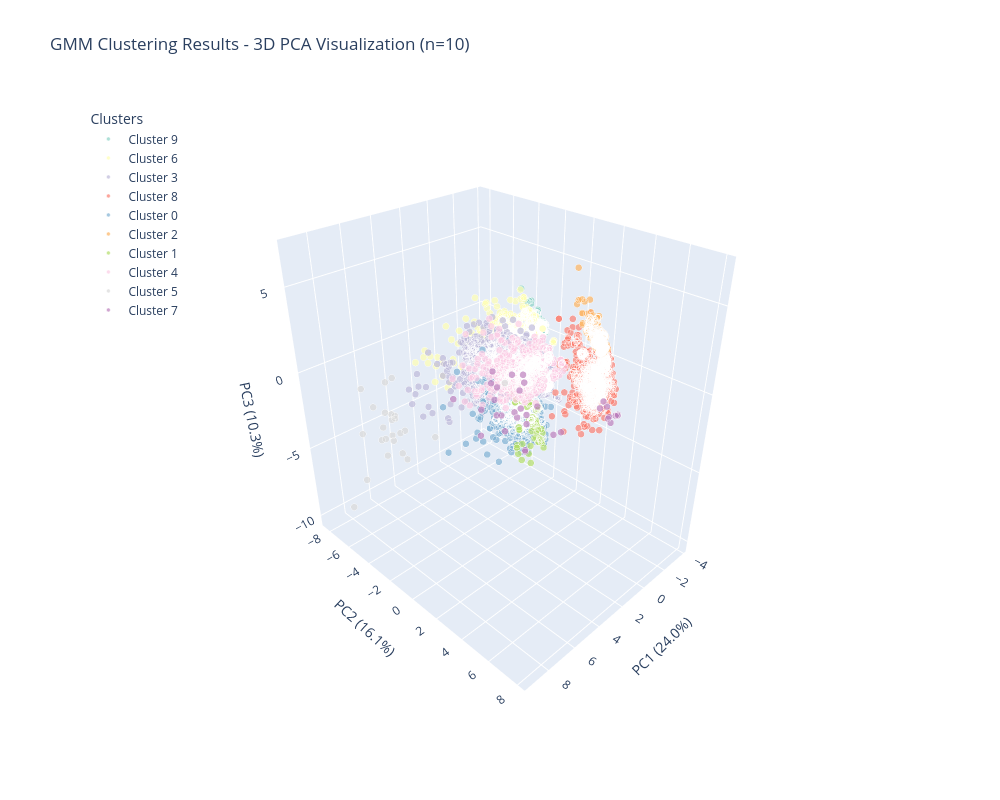

Write notebook code for a chart like this one.
### Code cell
# Create interactive 3D scatter plot with Plotly
print(' Creating interactive 3D visualization...')

# Prepare data for plotting
plot_df = df[['PCA1', 'PCA2', 'PCA3', 'GMM_Cluster', 'Max_Probability', 
              'relative_energy', 'material_id']].copy()
plot_df['Cluster'] = 'Cluster ' + plot_df['GMM_Cluster'].astype(str)

# Create 3D scatter plot
fig = px.scatter_3d(
    plot_df,
    x='PCA1',
    y='PCA2',
    z='PCA3',
    color='Cluster',
    hover_data={
        'PCA1': ':.3f',
        'PCA2': ':.3f',
        'PCA3': ':.3f',
        'Max_Probability': ':.3f',
        'relative_energy': ':.4f',
        'material_id': True,
        'Cluster': True
    },
    title=f'GMM Clustering Results - 3D PCA Visualization (n={optimal_n})',
    labels={
        'PCA1': f'PC1 ({explained_var[0]*100:.1f}%)',
        'PCA2': f'PC2 ({explained_var[1]*100:.1f}%)',
        'PCA3': f'PC3 ({explained_var[2]*100:.1f}%)'
    },
    color_discrete_sequence=px.colors.qualitative.Set3
)

# Update layout
fig.update_layout(
    width=1000,
    height=800,
    font=dict(size=12),
    scene=dict(
        xaxis_title=f'PC1 ({explained_var[0]*100:.1f}%)',
        yaxis_title=f'PC2 ({explained_var[1]*100:.1f}%)',
        zaxis_title=f'PC3 ({explained_var[2]*100:.1f}%)',
        camera=dict(
            eye=dict(x=1.5, y=1.5, z=1.3)
        )
    ),
    legend=dict(
        title='Clusters',
        yanchor='top',
        y=0.99,
        xanchor='left',
        x=0.01
    )
)

# Update markers
fig.update_traces(
    marker=dict(
        size=4,
        opacity=0.7,
        line=dict(width=0.5, color='white')
    )
)

fig.show()

print('\n Interactive 3D visualization created!')
print('    Tip: Rotate, zoom, and hover over points to explore the clusters')

### Figure 1 — Plotly figure (JSON) as saved in the notebook; plotly's stock layout.template omitted (floating-point values rounded to 4 significant figures; data arrays with more than 128 entries replaced by an {"elided": "..."} marker saying what was removed)
{"data": [{"customdata": {"elided": "1570x4 mixed values"}, "hovertemplate": "Cluster=%{customdata[3]}<br>PC1 (24.0%)=%{x:.3f}<br>PC2 (16.1%)=%{y:.3f}<br>PC3 (10.3%)=%{z:.3f}<br>Max_Probability=%{customdata[0]:.3f}<br>relative_energy=%{customdata[1]:.4f}<br>material_id=%{customdata[2]}<extra></extra>", "legendgroup": "Cluster 9", "marker": {"color": "rgb(141,211,199)", "line": {"color": "white", "width": 0.5}, "opacity": 0.7, "size": 4, "symbol": "circle"}, "mode": "markers", "name": "Cluster 9", "scene": "scene", "showlegend": true, "type": "scatter3d", "x": {"elided": "1570 float values"}, "y": {"elided": "1570 float values"}, "z": {"elided": "1570 float values"}}, {"customdata": {"elided": "1096x4 mixed values"}, "hovertemplate": "Cluster=%{customdata[3]}<br>PC1 (24.0%)=%{x:.3f}<br>PC2 (16.1%)=%{y:.3f}<br>PC3 (10.3%)=%{z:.3f}<br>Max_Probability=%{customdata[0]:.3f}<br>relative_energy=%{customdata[1]:.4f}<br>material_id=%{customdata[2]}<extra></extra>", "legendgroup": "Cluster 6", "marker": {"color": "rgb(255,255,179)", "line": {"color": "white", "width": 0.5}, "opacity": 0.7, "size": 4, "symbol": "circle"}, "mode": "markers", "name": "Cluster 6", "scene": "scene", "showlegend": true, "type": "scatter3d", "x": {"elided": "1096 float values"}, "y": {"elided": "1096 float values"}, "z": {"elided": "1096 float values"}}, {"customdata": {"elided": "3226x4 mixed values"}, "hovertemplate": "Cluster=%{customdata[3]}<br>PC1 (24.0%)=%{x:.3f}<br>PC2 (16.1%)=%{y:.3f}<br>PC3 (10.3%)=%{z:.3f}<br>Max_Probability=%{customdata[0]:.3f}<br>relative_energy=%{customdata[1]:.4f}<br>material_id=%{customdata[2]}<extra></extra>", "legendgroup": "Cluster 3", "marker": {"color": "rgb(190,186,218)", "line": {"color": "white", "width": 0.5}, "opacity": 0.7, "size": 4, "symbol": "circle"}, "mode": "markers", "name": "Cluster 3", "scene": "scene", "showlegend": true, "type": "scatter3d", "x": {"elided": "3226 float values"}, "y": {"elided": "3226 float values"}, "z": {"elided": "3226 float values"}}, {"customdata": {"elided": "1383x4 mixed values"}, "hovertemplate": "Cluster=%{customdata[3]}<br>PC1 (24.0%)=%{x:.3f}<br>PC2 (16.1%)=%{y:.3f}<br>PC3 (10.3%)=%{z:.3f}<br>Max_Probability=%{customdata[0]:.3f}<br>relative_energy=%{customdata[1]:.4f}<br>material_id=%{customdata[2]}<extra></extra>", "legendgroup": "Cluster 8", "marker": {"color": "rgb(251,128,114)", "line": {"color": "white", "width": 0.5}, "opacity": 0.7, "size": 4, "symbol": "circle"}, "mode": "markers", "name": "Cluster 8", "scene": "scene", "showlegend": true, "type": "scatter3d", "x": {"elided": "1383 float values"}, "y": {"elided": "1383 float values"}, "z": {"elided": "1383 float values"}}, {"customdata": {"elided": "955x4 mixed values"}, "hovertemplate": "Cluster=%{customdata[3]}<br>PC1 (24.0%)=%{x:.3f}<br>PC2 (16.1%)=%{y:.3f}<br>PC3 (10.3%)=%{z:.3f}<br>Max_Probability=%{customdata[0]:.3f}<br>relative_energy=%{customdata[1]:.4f}<br>material_id=%{customdata[2]}<extra></extra>", "legendgroup": "Cluster 0", "marker": {"color": "rgb(128,177,211)", "line": {"color": "white", "width": 0.5}, "opacity": 0.7, "size": 4, "symbol": "circle"}, "mode": "markers", "name": "Cluster 0", "scene": "scene", "showlegend": true, "type": "scatter3d", "x": {"elided": "955 float values"}, "y": {"elided": "955 float values"}, "z": {"elided": "955 float values"}}, {"customdata": {"elided": "847x4 mixed values"}, "hovertemplate": "Cluster=%{customdata[3]}<br>PC1 (24.0%)=%{x:.3f}<br>PC2 (16.1%)=%{y:.3f}<br>PC3 (10.3%)=%{z:.3f}<br>Max_Probability=%{customdata[0]:.3f}<br>relative_energy=%{customdata[1]:.4f}<br>material_id=%{customdata[2]}<extra></extra>", "legendgroup": "Cluster 2", "marker": {"color": "rgb(253,180,98)", "line": {"color": "white", "width": 0.5}, "opacity": 0.7, "size": 4, "symbol": "circle"}, "mode": "markers", "name": "Cluster 2", "scene": "scene", "showlegend": true, "type": "scatter3d", "x": {"elided": "847 float values"}, "y": {"elided": "847 float values"}, "z": {"elided": "847 float values"}}, {"customdata": {"elided": "194x4 mixed values"}, "hovertemplate": "Cluster=%{customdata[3]}<br>PC1 (24.0%)=%{x:.3f}<br>PC2 (16.1%)=%{y:.3f}<br>PC3 (10.3%)=%{z:.3f}<br>Max_Probability=%{customdata[0]:.3f}<br>relative_energy=%{customdata[1]:.4f}<br>material_id=%{customdata[2]}<extra></extra>", "legendgroup": "Cluster 1", "marker": {"color": "rgb(179,222,105)", "line": {"color": "white", "width": 0.5}, "opacity": 0.7, "size": 4, "symbol": "circle"}, "mode": "markers", "name": "Cluster 1", "scene": "scene", "showlegend": true, "type": "scatter3d", "x": {"elided": "194 float values"}, "y": {"elided": "194 float values"}, "z": {"elided": "194 float values"}}, {"customdata": {"elided": "823x4 mixed values"}, "hovertemplate": "Cluster=%{customdata[3]}<br>PC1 (24.0%)=%{x:.3f}<br>PC2 (16.1%)=%{y:.3f}<br>PC3 (10.3%)=%{z:.3f}<br>Max_Probability=%{customdata[0]:.3f}<br>relative_energy=%{customdata[1]:.4f}<br>material_id=%{customdata[2]}<extra></extra>", "legendgroup": "Cluster 4", "marker": {"color": "rgb(252,205,229)", "line": {"color": "white", "width": 0.5}, "opacity": 0.7, "size": 4, "symbol": "circle"}, "mode": "markers", "name": "Cluster 4", "scene": "scene", "showlegend": true, "type": "scatter3d", "x": {"elided": "823 float values"}, "y": {"elided": "823 float values"}, "z": {"elided": "823 float values"}}, {"customdata": [[1, 0.7886, "C-177284-4704-15", "Cluster 5"], [1, 1.057, "C-150741-903-54", "Cluster 5"], [1, 1.043, "C-142753-3906-21", "Cluster 5"], [1, 1.335, "C-47642-4937-5", "Cluster 5"], [1, 0.9828, "C-76014-6220-35", "Cluster 5"], [1.0, 0.7507, "C-47640-4572-12", "Cluster 5"], [1, 1.126, "C-134158-3120-52", "Cluster 5"], [1, 0.9903, "C-57155-7919-28", "Cluster 5"], [1, 1.335, "C-90804-2418-13", "Cluster 5"], [1, 1.288, "C-79914-2085-41", "Cluster 5"], [1, 1.214, "C-142742-7620-58", "Cluster 5"], [1, 1.127, "C-73663-9884-17", "Cluster 5"], [1, 1.325, "C-57152-4967-3", "Cluster 5"], [1, 1.335, "C-142831-9227-71", "Cluster 5"], [0.9999, 1.158, "C-50231-4728-24", "Cluster 5"], [1, 0.8838, "C-192639-4666-40", "Cluster 5"], [1, 1.33, "C-106102-5152-34", "Cluster 5"], [1, 0.9236, "C-96694-8817-44", "Cluster 5"], [1, 1.298, "C-50227-3962-43", "Cluster 5"], [1, 1.267, "C-106061-2758-64", "Cluster 5"], [1, 1.335, "C-150715-7121-22", "Cluster 5"], [1, 0.8191, "C-137385-5334-58", "Cluster 5"], [1, 0.4011, "C-104350-5208-1", "Cluster 5"], [1, 0.6202, "C-148250-871-30", "Cluster 5"]], "hovertemplate": "Cluster=%{customdata[3]}<br>PC1 (24.0%)=%{x:.3f}<br>PC2 (16.1%)=%{y:.3f}<br>PC3 (10.3%)=%{z:.3f}<br>Max_Probability=%{customdata[0]:.3f}<br>relative_energy=%{customdata[1]:.4f}<br>material_id=%{customdata[2]}<extra></extra>", "legendgroup": "Cluster 5", "marker": {"color": "rgb(217,217,217)", "line": {"color": "white", "width": 0.5}, "opacity": 0.7, "size": 4, "symbol": "circle"}, "mode": "markers", "name": "Cluster 5", "scene": "scene", "showlegend": true, "type": "scatter3d", "x": [7.612, 8.295, 5.171, 6.555, 6.937, 6.856, 7.357, 9.293, 6.484, 7.191, 6.742, 7.617, 6.317, 5.073, 5.837, 5.304, 6.568, 8.226, 6.479, 8.251, 8.711, 7.869, 7.502, 8.013], "y": [-8.318, -3.117, -5.66, -4.61, -7.541, -0.8015, -3.784, -3.765, -4.708, -3.291, -5.414, -3.489, -5.265, -5.755, 3.236, -5.957, -4.901, -3.636, -4.7, -3.084, -3.421, -5.678, -3.905, -3.717], "z": [-10.25, -3.373, -4.397, -2.292, -8.054, -1.776, -3.179, -1.833, -2.539, -3.853, -4.12, -2.57, -2.582, -6.55, 2.639, -4.643, -2.68, -2.656, 0.0468, -0.68, -0.2968, -0.4759, 0.5009, -1.99]}, {"customdata": {"elided": "35x4 mixed values"}, "hovertemplate": "Cluster=%{customdata[3]}<br>PC1 (24.0%)=%{x:.3f}<br>PC2 (16.1%)=%{y:.3f}<br>PC3 (10.3%)=%{z:.3f}<br>Max_Probability=%{customdata[0]:.3f}<br>relative_energy=%{customdata[1]:.4f}<br>material_id=%{customdata[2]}<extra></extra>", "legendgroup": "Cluster 7", "marker": {"color": "rgb(188,128,189)", "line": {"color": "white", "width": 0.5}, "opacity": 0.7, "size": 4, "symbol": "circle"}, "mode": "markers", "name": "Cluster 7", "scene": "scene", "showlegend": true, "type": "scatter3d", "x": [3.423, 3.057, 3.43, 5.386, 4.381, 3.382, 7.278, 5.498, 5.237, 6.228, 7.297, 4.512, 3.069, 3.384, 6.098, 6.077, 3.528, 3.349, 3.403, 5.573, 7.211, 3.213, 6.829, 6.222, 6.229, 6.459, 6.237, 4.478, 4.55, 4.784, 5.951, 5.349, 6.292, 5.9, 3.035], "y": [7.956, 7.207, 7.878, 6.358, 3.02, 7.957, 1.221, 2.669, 2.092, 4.965, 3.119, 2.791, 6.889, 7.846, 2.686, 5.501, 7.43, 7.578, 7.969, 3.431, 3.081, 6.82, 4.238, 4.634, 5.018, 4.468, 2.947, 3.195, 3.457, 3.19, 2.838, 5.89, 5.02, 2.39, 7.253], "z": [1.878, 1.228, 1.829, 1.157, 2.426, 1.864, 1.534, 0.4784, 0.1155, -0.161, 0.3518, -0.02296, 2.018, 1.831, 3.142, 2.447, 2.174, 1.298, 1.922, 3.057, 1.724, 1.685, 0.9019, 2.028, 1.37, 1.856, 1.784, 2.106, 0.4337, 1.793, 2.3, 0.7848, -0.03374, 2.316, 1.317]}], "layout": {"font": {"size": 12}, "height": 800, "legend": {"title": {"text": "Clusters"}, "tracegroupgap": 0, "x": 0.01, "xanchor": "left", "y": 0.99, "yanchor": "top"}, "scene": {"camera": {"eye": {"x": 1.5, "y": 1.5, "z": 1.3}}, "domain": {"x": [0, 1], "y": [0, 1]}, "xaxis": {"title": {"text": "PC1 (24.0%)"}}, "yaxis": {"title": {"text": "PC2 (16.1%)"}}, "zaxis": {"title": {"text": "PC3 (10.3%)"}}}, "title": {"text": "GMM Clustering Results - 3D PCA Visualization (n=10)"}, "width": 1000}}
